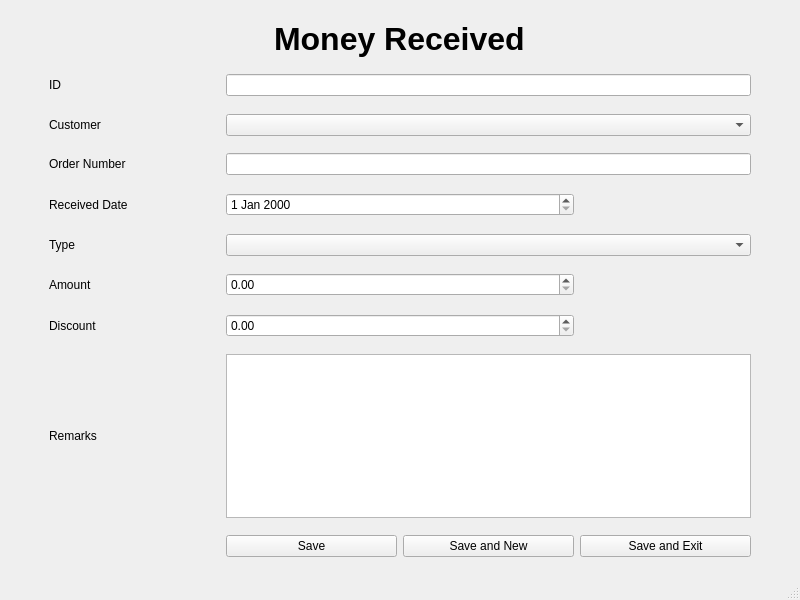
<?xml version="1.0" encoding="UTF-8"?>
<ui version="4.0">
 <class>MainWindow</class>
 <widget class="QMainWindow" name="MainWindow">
  <property name="geometry">
   <rect>
    <x>0</x>
    <y>0</y>
    <width>800</width>
    <height>600</height>
   </rect>
  </property>
  <property name="windowTitle">
   <string>MainWindow</string>
  </property>
  <widget class="QWidget" name="centralwidget">
   <layout class="QGridLayout" name="gridLayout">
    <item row="3" column="1">
     <widget class="QLabel" name="label">
      <property name="text">
       <string>ID</string>
      </property>
     </widget>
    </item>
    <item row="4" column="4">
     <spacer name="verticalSpacer_8">
      <property name="orientation">
       <enum>Qt::Vertical</enum>
      </property>
      <property name="sizeHint" stdset="0">
       <size>
        <width>20</width>
        <height>40</height>
       </size>
      </property>
     </spacer>
    </item>
    <item row="6" column="4">
     <spacer name="verticalSpacer_7">
      <property name="orientation">
       <enum>Qt::Vertical</enum>
      </property>
      <property name="sizeHint" stdset="0">
       <size>
        <width>20</width>
        <height>40</height>
       </size>
      </property>
     </spacer>
    </item>
    <item row="7" column="1">
     <widget class="QLabel" name="label_3">
      <property name="text">
       <string>Order Number</string>
      </property>
     </widget>
    </item>
    <item row="17" column="0">
     <spacer name="horizontalSpacer_2">
      <property name="orientation">
       <enum>Qt::Horizontal</enum>
      </property>
      <property name="sizeType">
       <enum>QSizePolicy::Minimum</enum>
      </property>
      <property name="sizeHint" stdset="0">
       <size>
        <width>40</width>
        <height>20</height>
       </size>
      </property>
     </spacer>
    </item>
    <item row="0" column="4">
     <spacer name="verticalSpacer_10">
      <property name="orientation">
       <enum>Qt::Vertical</enum>
      </property>
      <property name="sizeHint" stdset="0">
       <size>
        <width>20</width>
        <height>40</height>
       </size>
      </property>
     </spacer>
    </item>
    <item row="14" column="4">
     <spacer name="verticalSpacer_3">
      <property name="orientation">
       <enum>Qt::Vertical</enum>
      </property>
      <property name="sizeHint" stdset="0">
       <size>
        <width>20</width>
        <height>40</height>
       </size>
      </property>
     </spacer>
    </item>
    <item row="5" column="2" colspan="3">
     <widget class="QComboBox" name="customer"/>
    </item>
    <item row="7" column="2" colspan="3">
     <widget class="QLineEdit" name="order_number"/>
    </item>
    <item row="20" column="4">
     <spacer name="verticalSpacer">
      <property name="orientation">
       <enum>Qt::Vertical</enum>
      </property>
      <property name="sizeHint" stdset="0">
       <size>
        <width>20</width>
        <height>40</height>
       </size>
      </property>
     </spacer>
    </item>
    <item row="17" column="2" colspan="3">
     <widget class="QTextEdit" name="remarks"/>
    </item>
    <item row="11" column="1">
     <widget class="QLabel" name="label_5">
      <property name="text">
       <string>Type</string>
      </property>
     </widget>
    </item>
    <item row="19" column="4">
     <widget class="QPushButton" name="save_n_exit_btn">
      <property name="text">
       <string>Save and Exit</string>
      </property>
     </widget>
    </item>
    <item row="9" column="1">
     <widget class="QLabel" name="label_4">
      <property name="text">
       <string>Received Date</string>
      </property>
     </widget>
    </item>
    <item row="5" column="1">
     <widget class="QLabel" name="label_2">
      <property name="text">
       <string>Customer</string>
      </property>
     </widget>
    </item>
    <item row="20" column="3">
     <spacer name="verticalSpacer_5">
      <property name="orientation">
       <enum>Qt::Vertical</enum>
      </property>
      <property name="sizeHint" stdset="0">
       <size>
        <width>20</width>
        <height>40</height>
       </size>
      </property>
     </spacer>
    </item>
    <item row="15" column="1">
     <widget class="QLabel" name="label_7">
      <property name="text">
       <string>Discount</string>
      </property>
     </widget>
    </item>
    <item row="17" column="1">
     <widget class="QLabel" name="label_8">
      <property name="text">
       <string>Remarks</string>
      </property>
     </widget>
    </item>
    <item row="2" column="4">
     <spacer name="verticalSpacer_9">
      <property name="orientation">
       <enum>Qt::Vertical</enum>
      </property>
      <property name="sizeHint" stdset="0">
       <size>
        <width>20</width>
        <height>40</height>
       </size>
      </property>
     </spacer>
    </item>
    <item row="8" column="4">
     <spacer name="verticalSpacer_6">
      <property name="orientation">
       <enum>Qt::Vertical</enum>
      </property>
      <property name="sizeHint" stdset="0">
       <size>
        <width>20</width>
        <height>40</height>
       </size>
      </property>
     </spacer>
    </item>
    <item row="13" column="5">
     <spacer name="horizontalSpacer">
      <property name="orientation">
       <enum>Qt::Horizontal</enum>
      </property>
      <property name="sizeType">
       <enum>QSizePolicy::Minimum</enum>
      </property>
      <property name="sizeHint" stdset="0">
       <size>
        <width>40</width>
        <height>20</height>
       </size>
      </property>
     </spacer>
    </item>
    <item row="16" column="4">
     <spacer name="verticalSpacer_2">
      <property name="orientation">
       <enum>Qt::Vertical</enum>
      </property>
      <property name="sizeHint" stdset="0">
       <size>
        <width>20</width>
        <height>40</height>
       </size>
      </property>
     </spacer>
    </item>
    <item row="12" column="4">
     <spacer name="verticalSpacer_4">
      <property name="orientation">
       <enum>Qt::Vertical</enum>
      </property>
      <property name="sizeHint" stdset="0">
       <size>
        <width>20</width>
        <height>40</height>
       </size>
      </property>
     </spacer>
    </item>
    <item row="11" column="2" colspan="3">
     <widget class="QComboBox" name="type"/>
    </item>
    <item row="19" column="3">
     <widget class="QPushButton" name="save_n_new_btn">
      <property name="text">
       <string>Save and New</string>
      </property>
     </widget>
    </item>
    <item row="1" column="1" colspan="4" alignment="Qt::AlignHCenter">
     <widget class="QLabel" name="label_9">
      <property name="font">
       <font>
        <pointsize>24</pointsize>
        <weight>75</weight>
        <bold>true</bold>
       </font>
      </property>
      <property name="text">
       <string>Money Received</string>
      </property>
     </widget>
    </item>
    <item row="13" column="1">
     <widget class="QLabel" name="label_6">
      <property name="text">
       <string>Amount</string>
      </property>
     </widget>
    </item>
    <item row="3" column="2" colspan="3">
     <widget class="QLineEdit" name="id"/>
    </item>
    <item row="19" column="2">
     <widget class="QPushButton" name="save_btn">
      <property name="text">
       <string>Save</string>
      </property>
     </widget>
    </item>
    <item row="18" column="3">
     <spacer name="verticalSpacer_11">
      <property name="orientation">
       <enum>Qt::Vertical</enum>
      </property>
      <property name="sizeHint" stdset="0">
       <size>
        <width>20</width>
        <height>40</height>
       </size>
      </property>
     </spacer>
    </item>
    <item row="16" column="2">
     <spacer name="verticalSpacer_12">
      <property name="orientation">
       <enum>Qt::Vertical</enum>
      </property>
      <property name="sizeHint" stdset="0">
       <size>
        <width>20</width>
        <height>40</height>
       </size>
      </property>
     </spacer>
    </item>
    <item row="14" column="2">
     <spacer name="verticalSpacer_13">
      <property name="orientation">
       <enum>Qt::Vertical</enum>
      </property>
      <property name="sizeHint" stdset="0">
       <size>
        <width>20</width>
        <height>40</height>
       </size>
      </property>
     </spacer>
    </item>
    <item row="12" column="2">
     <spacer name="verticalSpacer_14">
      <property name="orientation">
       <enum>Qt::Vertical</enum>
      </property>
      <property name="sizeHint" stdset="0">
       <size>
        <width>20</width>
        <height>40</height>
       </size>
      </property>
     </spacer>
    </item>
    <item row="10" column="2">
     <spacer name="verticalSpacer_15">
      <property name="orientation">
       <enum>Qt::Vertical</enum>
      </property>
      <property name="sizeHint" stdset="0">
       <size>
        <width>20</width>
        <height>40</height>
       </size>
      </property>
     </spacer>
    </item>
    <item row="8" column="2">
     <spacer name="verticalSpacer_16">
      <property name="orientation">
       <enum>Qt::Vertical</enum>
      </property>
      <property name="sizeHint" stdset="0">
       <size>
        <width>20</width>
        <height>40</height>
       </size>
      </property>
     </spacer>
    </item>
    <item row="6" column="2">
     <spacer name="verticalSpacer_17">
      <property name="orientation">
       <enum>Qt::Vertical</enum>
      </property>
      <property name="sizeHint" stdset="0">
       <size>
        <width>20</width>
        <height>40</height>
       </size>
      </property>
     </spacer>
    </item>
    <item row="4" column="2">
     <spacer name="verticalSpacer_18">
      <property name="orientation">
       <enum>Qt::Vertical</enum>
      </property>
      <property name="sizeHint" stdset="0">
       <size>
        <width>20</width>
        <height>40</height>
       </size>
      </property>
     </spacer>
    </item>
    <item row="2" column="2">
     <spacer name="verticalSpacer_19">
      <property name="orientation">
       <enum>Qt::Vertical</enum>
      </property>
      <property name="sizeHint" stdset="0">
       <size>
        <width>20</width>
        <height>40</height>
       </size>
      </property>
     </spacer>
    </item>
    <item row="0" column="2">
     <spacer name="verticalSpacer_20">
      <property name="orientation">
       <enum>Qt::Vertical</enum>
      </property>
      <property name="sizeHint" stdset="0">
       <size>
        <width>20</width>
        <height>40</height>
       </size>
      </property>
     </spacer>
    </item>
    <item row="9" column="2" colspan="2">
     <widget class="QDateEdit" name="received_date"/>
    </item>
    <item row="13" column="2" colspan="2">
     <widget class="QDoubleSpinBox" name="amount">
      <property name="maximum">
       <double>9999999999999999583119736832.000000000000000</double>
      </property>
     </widget>
    </item>
    <item row="15" column="2" colspan="2">
     <widget class="QDoubleSpinBox" name="discount">
      <property name="maximum">
       <double>99999999999999991611392.000000000000000</double>
      </property>
     </widget>
    </item>
   </layout>
  </widget>
  <widget class="QStatusBar" name="statusbar"/>
 </widget>
 <resources/>
 <connections/>
</ui>
